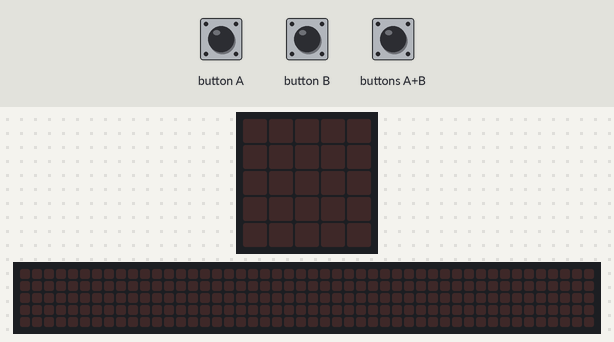
This program was run on a simulated BBC micro:bit (MakeCode). Parts: the board's 5×5 LED display, a strip that is not on the board, showing the scrolling text unrolled. The test bench sets the inputs (shaded band). Random numbers come from a fixed seed; the 48×5 strip is a reading aid, not a part: it shows the text the display is scrolling, unrolled, one strip-width of it at a time.

Above: at 1.2 s.
1.3 s: button A pressed for 0.15 s
At 1.53 s:
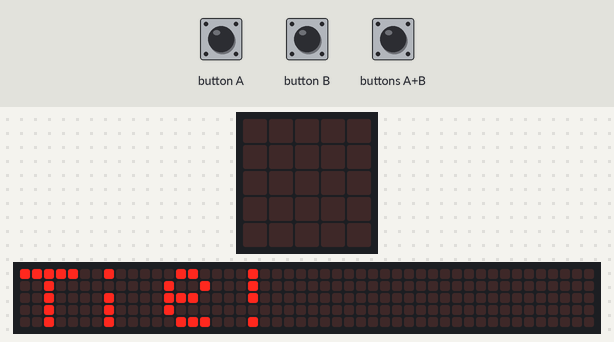
At 1.98 s:
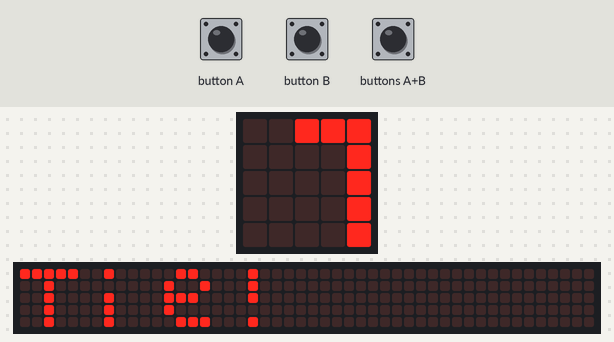
4.3 s: button B pressed for 0.15 s
At 17.5 s:
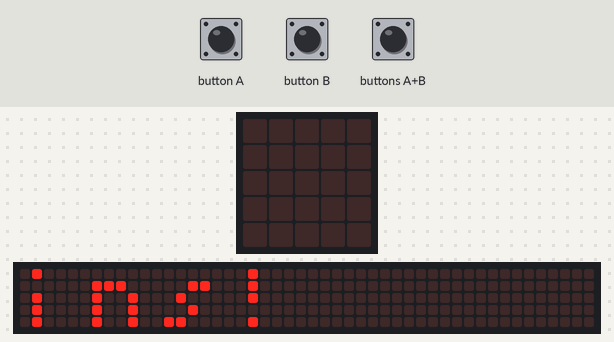

The program:

main.ts
```typescript
function playerWin2 () {
    basic.showString("Player Wins!")
}
function botPaper2 () {
    botPaper = 1
}
function playerPaper2 () {
    playerPaper = 1
}
input.onButtonPressed(Button.A, function () {
    playerRock2()
})
function botScisors2 () {
    botScisors = 1
}
function functionTie () {
    basic.showString("Tie!")
}
function botWin2 () {
    basic.showString("Bot Wins!")
}
function playerRock2 () {
    playerRock = 1
}
input.onButtonPressed(Button.AB, function () {
    playerScisors2()
})
input.onButtonPressed(Button.B, function () {
    playerPaper2()
})
function playerScisors2 () {
    playerScisors = 1
}
function botRock2 () {
    botRock = 1
}
let botWin = 0
let playerWin = 0
let botRock = 0
let playerScisors = 0
let playerRock = 0
let botScisors = 0
let playerPaper = 0
let botPaper = 0
let botNumber = randint(1, 3)
basic.forever(function () {
    if (botNumber == 1) {
        botRock2()
    }
    if (botNumber == 2) {
        botPaper2()
    }
    if (botNumber == 3) {
        botScisors2()
    }
})
basic.forever(function () {
    if (botPaper == 1 && playerScisors == 1) {
        playerWin = 1
    }
})
basic.forever(function () {
    if (botScisors == 1 && playerPaper == 1) {
        botWin = 1
    }
})
basic.forever(function () {
    if (botScisors == 1 && playerRock == 1) {
        playerWin = 1
    }
})
basic.forever(function () {
    if (botRock == 1 && playerScisors == 1) {
        botWin = 1
    }
})
basic.forever(function () {
    if (botRock == 1 && playerPaper == 1) {
        playerWin = 1
    }
})
basic.forever(function () {
    if (botPaper == 1 && playerRock == 1) {
        botWin = 1
    }
})
basic.forever(function () {
    if (botRock == 1 && playerRock == 1 || botPaper == 1 && playerPaper == 1 || botScisors == 1 && playerScisors == 1) {
        functionTie()
    }
})
basic.forever(function () {
    if (playerWin == 1) {
        playerWin2()
    }
})
basic.forever(function () {
    if (botWin == 1) {
        botWin2()
    }
})
```

test.ts
```typescript
// здесь помещаются тесты; они не будут скомпилированы, пока пакет используется в качестве расширения.
```

Measured:
- after the input at 1.3 s, the display: changes after 0.16 s (image 1)
- what the display in image 3 shows lasts 0.8 s, from 16.9 s to 17.7 s
